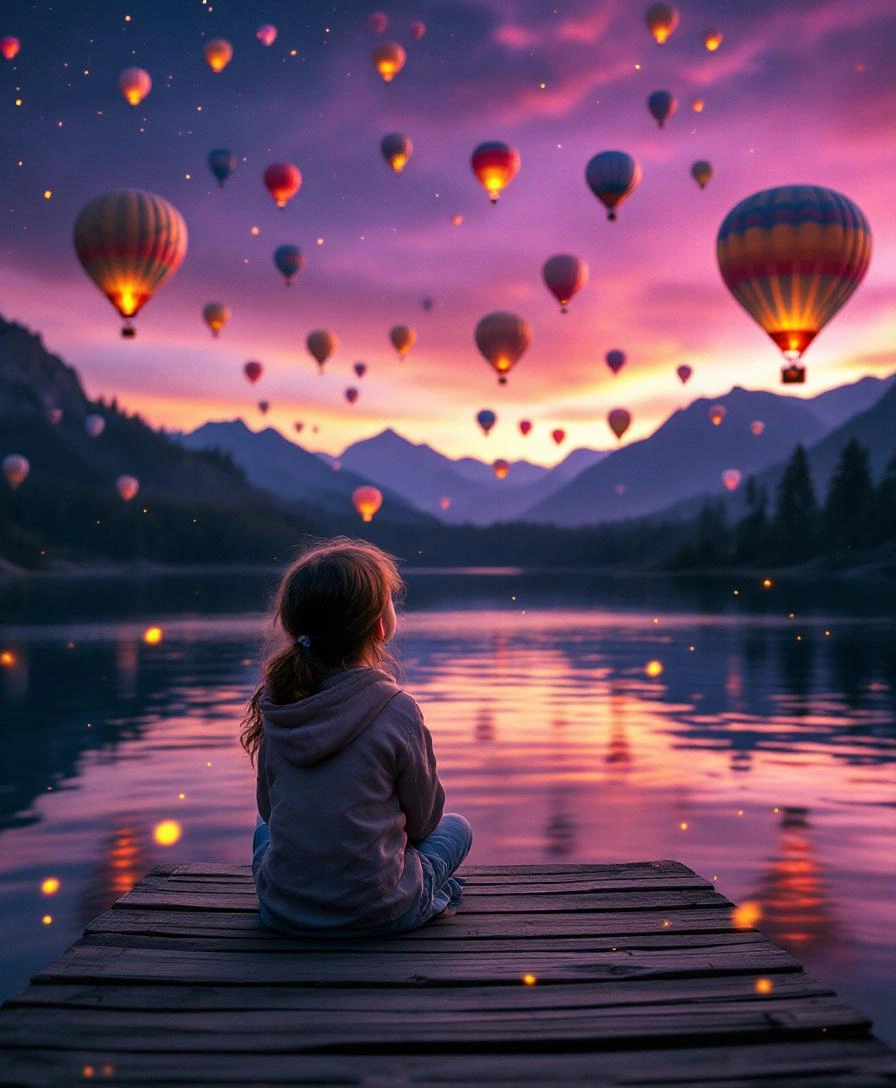
#> input picture instagram/flux-magical.webp, 896 x 1088 px, found by its file name
$ python create_modern_post.py
#> lines starting #> are read from the running program, lines starting #| are printed output that depends on the picture
#!/usr/bin/env python3
"""
Instagram Post v3 - SUPER MODERN
Bold typography, glow effects, minimal but impactful
"""

from PIL import Image, ImageDraw, ImageFont, ImageFilter, ImageEnhance
import os

# Paths
BASE_DIR = "/Users/eddy/clawd/starnberg-events/instagram"
HERO_IMAGE = f"{BASE_DIR}/flux-magical.webp"
OUTPUT = f"{BASE_DIR}/weekend-modern.png"
FONT_DIR = "/Users/eddy/clawd/starnberg-events/public/fonts"

def load_font(name, size):
    font_map = {
        "bold": f"{FONT_DIR}/space-grotesk-700.ttf",
        "semibold": f"{FONT_DIR}/space-grotesk-600.ttf",
        "medium": f"{FONT_DIR}/space-grotesk-500.ttf",
        "regular": f"{FONT_DIR}/space-grotesk-400.ttf",
    }
    return ImageFont.truetype(font_map.get(name, font_map["regular"]), size)

# Instagram 4:5
WIDTH = 1080
HEIGHT = 1350

# Load hero
img = Image.open(HERO_IMAGE).convert("RGBA")

# Resize to cover
img_ratio = img.width / img.height
#> img_ratio = 0.824
target_ratio = WIDTH / HEIGHT
if img_ratio > target_ratio:
    new_height = HEIGHT
    new_width = int(HEIGHT * img_ratio)
#> new_width = 1111
else:
    new_width = WIDTH
    new_height = int(WIDTH / img_ratio)
img = img.resize((new_width, new_height), Image.LANCZOS)
#> img: PIL image 1111x1350 RGBA

# Center crop
left = (new_width - WIDTH) // 2
#> left = 15
top = (new_height - HEIGHT) // 2
img = img.crop((left, top, left + WIDTH, top + HEIGHT))
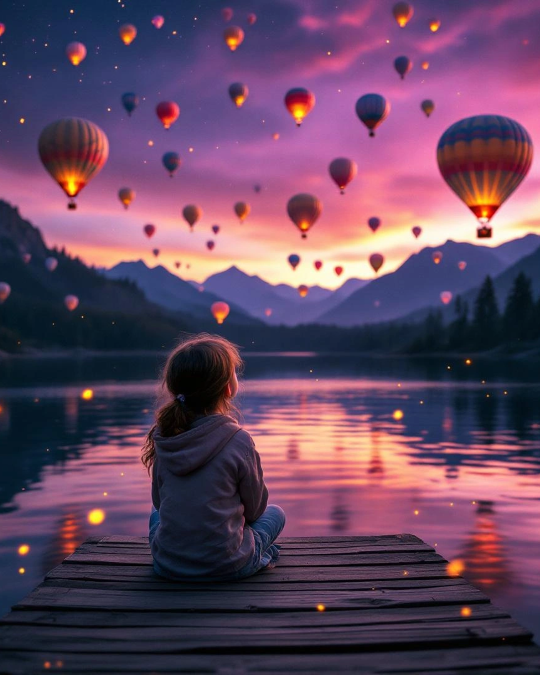
#> img: PIL image 1080x1350 RGBA (shown at 1/2 size); mean R, G, B, A 99.8, 70.1, 96.3, 255

# Boost saturation slightly
enhancer = ImageEnhance.Color(img)
img = enhancer.enhance(1.15)

# Create glow layer for text
glow_layer = Image.new('RGBA', (WIDTH, HEIGHT), (0, 0, 0, 0))
#> glow_layer: PIL image 1080x1350 RGBA; every value is 0
glow_draw = ImageDraw.Draw(glow_layer)

# Main layer
main_layer = Image.new('RGBA', (WIDTH, HEIGHT), (0, 0, 0, 0))
draw = ImageDraw.Draw(main_layer)

# === COLORS (from image palette) ===
ORANGE = (255, 165, 80)
PINK = (255, 130, 180)
WHITE = (255, 255, 255)
CREAM = (255, 250, 245)

# === GLOW TEXT FUNCTION ===
def draw_glow_text(text, pos, font, color, glow_color, glow_radius=8):
    x, y = pos
    # Draw glow (multiple offset layers)
    for offset in range(glow_radius, 0, -2):
        alpha = int(60 * (1 - offset / glow_radius))
        glow_draw.text((x, y), text, font=font, fill=(*glow_color, alpha))
    # Draw main text
    draw.text(pos, text, font=font, fill=color)

# === TOP: Date pill ===
pill_font = load_font("semibold", 24)
pill_text = "7. - 8. FEBRUAR"
pill_bbox = draw.textbbox((0, 0), pill_text, font=pill_font)
#> pill_bbox = (0, 5, 190, 23)
pill_w = pill_bbox[2] - pill_bbox[0] + 40
#> pill_w = 230
pill_h = 44
pill_x = (WIDTH - pill_w) // 2
#> pill_x = 425
pill_y = 50

# Pill background with glow
for i in range(15, 0, -3):
    alpha = int(40 * (1 - i / 15))
    glow_draw.rounded_rectangle(
        [(pill_x - i, pill_y - i), (pill_x + pill_w + i, pill_y + pill_h + i)],
        radius=22 + i,
        fill=(255, 130, 180, alpha)
    )
draw.rounded_rectangle(
    [(pill_x, pill_y), (pill_x + pill_w, pill_y + pill_h)],
    radius=22,
    fill=(255, 255, 255, 25),
    outline=(255, 255, 255, 100),
    width=1
)
draw.text((pill_x + 20, pill_y + 10), pill_text, font=pill_font, fill=WHITE)

# === MAIN HEADLINE - HUGE ===
headline_font = load_font("bold", 120)
small_font = load_font("medium", 38)

# "WOVON" - top
draw_glow_text("WOVON", (60, 160), headline_font, WHITE, PINK, 12)

# "TRÄUMST" - middle
draw_glow_text("TRÄUMST", (60, 280), headline_font, WHITE, ORANGE, 12)

# "DU?" - with orange glow
draw_glow_text("DU?", (60, 400), headline_font, ORANGE, ORANGE, 20)

# === BOTTOM INFO BAR ===
bar_y = HEIGHT - 180
bar_height = 140

# Gradient bar background
for y in range(bar_height):
    alpha = int(200 * (y / bar_height) ** 0.5)
    draw.rectangle([(0, bar_y + y), (WIDTH, bar_y + y + 1)], fill=(0, 0, 0, alpha))

# Event info
info_font = load_font("semibold", 32)
detail_font = load_font("regular", 24)

# Main event
draw.text((50, bar_y + 25), "WILLI WEITZEL LIVE", font=info_font, fill=WHITE)
draw.text((50, bar_y + 65), "Sa 15:00  ·  BecCult Pöcking", font=detail_font, fill=CREAM)

# More events - right aligned
more_font = load_font("regular", 20)
more_text = "+ Montgolfiade · Theater · mehr"
more_bbox = draw.textbbox((0, 0), more_text, font=more_font)
#> more_bbox = (0, 4, 323, 23)
draw.text((WIDTH - more_bbox[2] - 50, bar_y + 35), more_text, font=more_font, fill=(200, 200, 200))

# Brand
brand_font = load_font("medium", 22)
brand_text = "pöcking-events.de"
brand_bbox = draw.textbbox((0, 0), brand_text, font=brand_font)
#> brand_bbox = (0, 4, 203, 26)
draw.text((WIDTH - brand_bbox[2] - 50, bar_y + 70), brand_text, font=brand_font, fill=ORANGE)

# === COMPOSITE ===
# Apply gaussian blur to glow layer
glow_layer = glow_layer.filter(ImageFilter.GaussianBlur(radius=6))
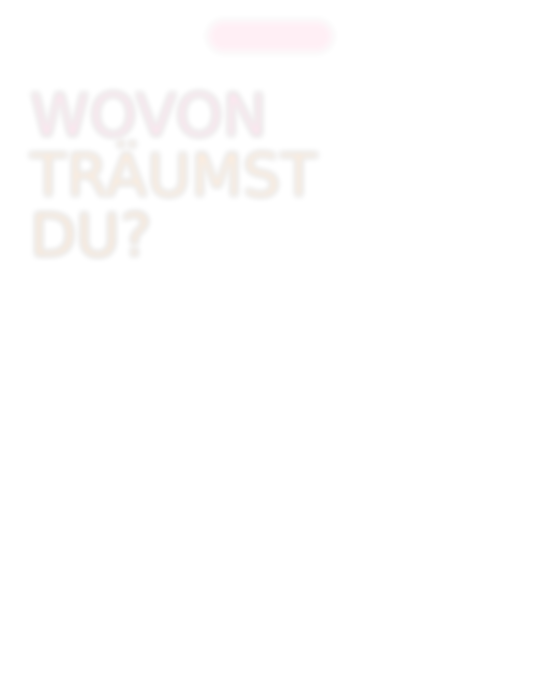
#> glow_layer: PIL image 1080x1350 RGBA (shown at 1/2 size); mean R, G, B, A 10.3, 5.8, 5.5, 1.6; transparent parts drawn white

# Composite: image + glow + main
img = Image.alpha_composite(img, glow_layer)
img = Image.alpha_composite(img, main_layer)
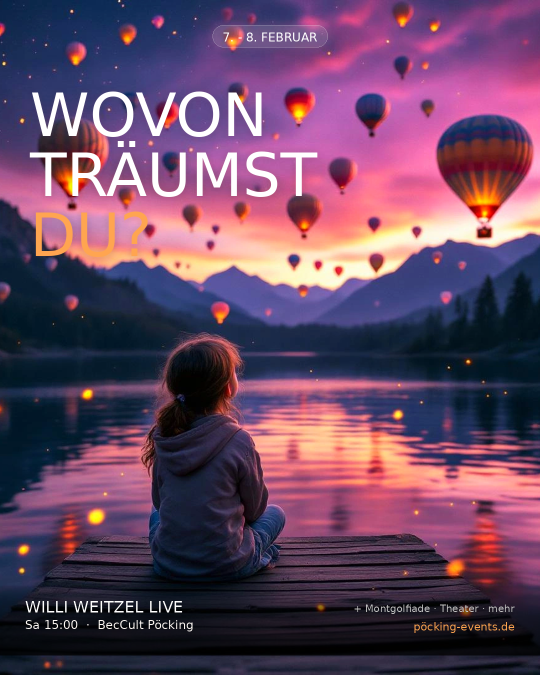
#> img: PIL image 1080x1350 RGBA (shown at 1/2 size); mean R, G, B, A 103.9, 71.2, 98.4, 255

# Save
img = img.convert("RGB")
#> img: PIL image 1080x1350 RGB
img.save(OUTPUT, "PNG", quality=95)
print(f"✓ Saved: {OUTPUT}")
print(f"  Size: {os.path.getsize(OUTPUT) / 1024:.0f} KB")

$ run again, with instagram/flux-aerial.webp copied over instagram/flux-magical.webp
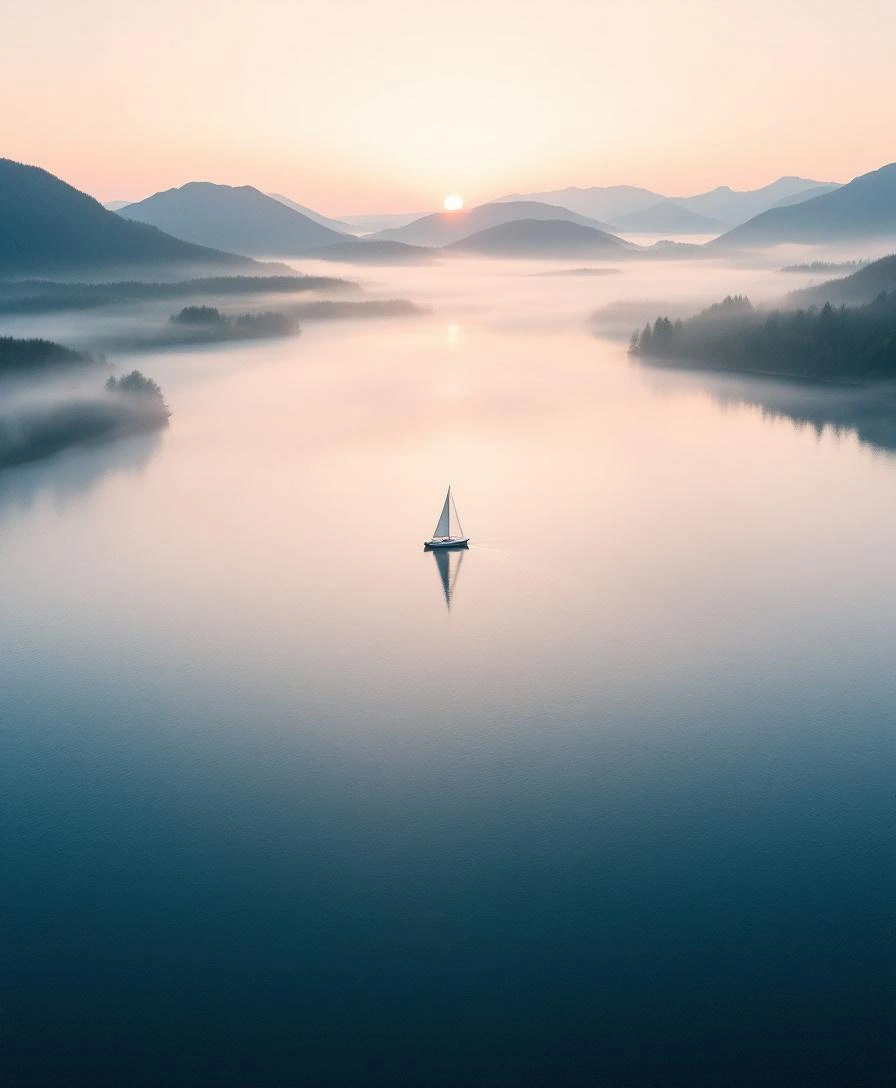
#> input picture instagram/flux-aerial.webp, 896 x 1088 px, found by its file name
#> pill_bbox = (0, 5, 190, 23)
#> pill_w = 230
#> pill_x = 425
#> more_bbox = (0, 4, 323, 23)
#> brand_bbox = (0, 4, 203, 26)
#> `img = Image.alpha_composite(img, main_layer)`:
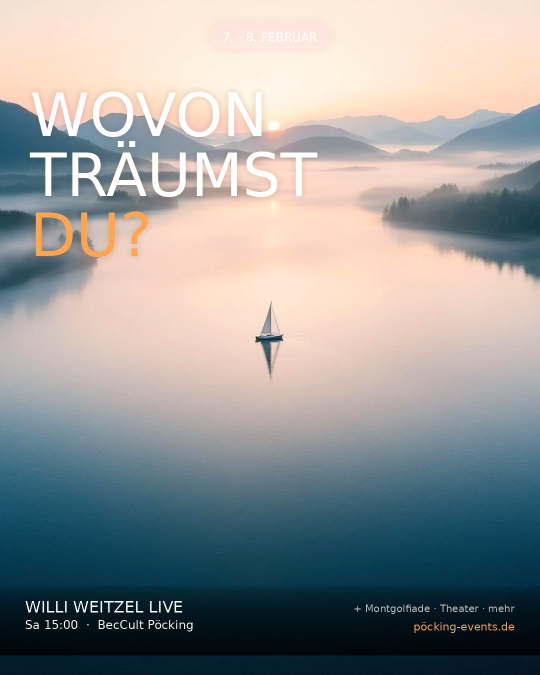
#> img: PIL image 1080x1350 RGBA (shown at 1/2 size); mean R, G, B, A 148.7, 150.5, 150.1, 255

$ run again, with instagram/flux-test-family.webp copied over instagram/flux-magical.webp
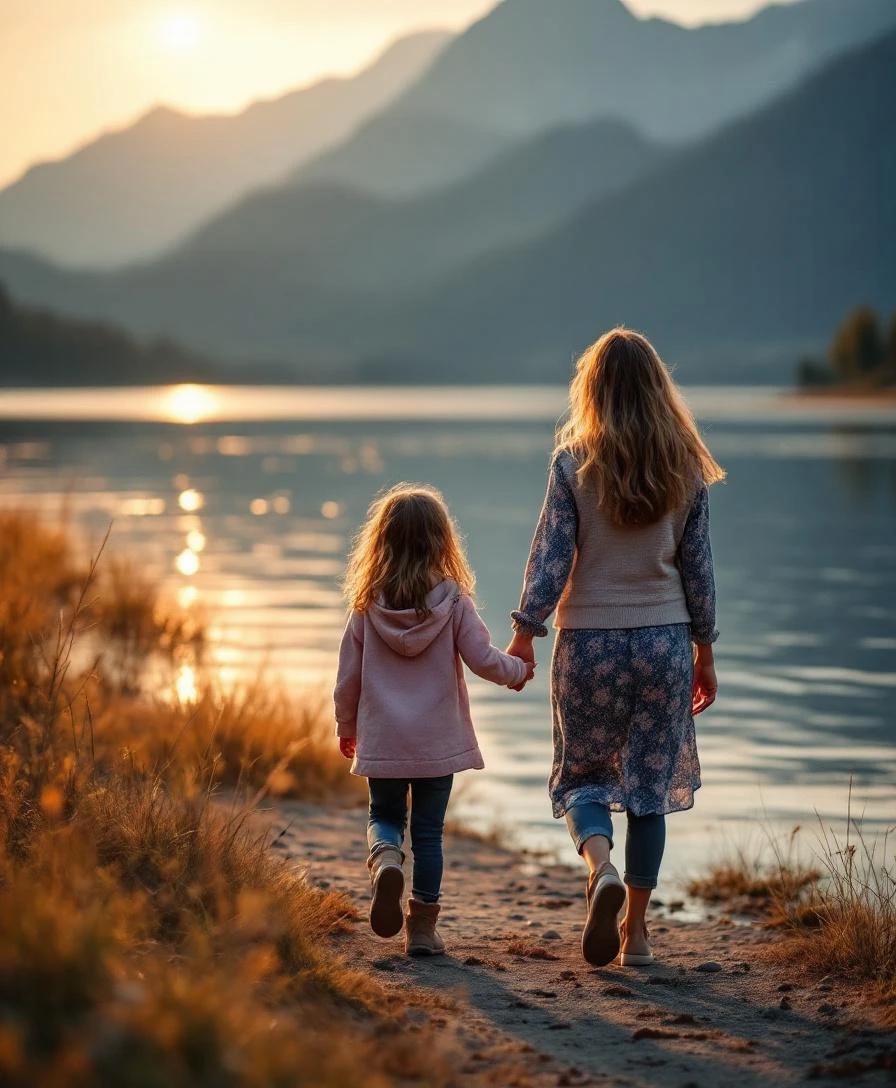
#> input picture instagram/flux-test-family.webp, 896 x 1088 px, found by its file name
#> `img = img.crop((left, top, left + WIDTH, top + HEIGHT))`:
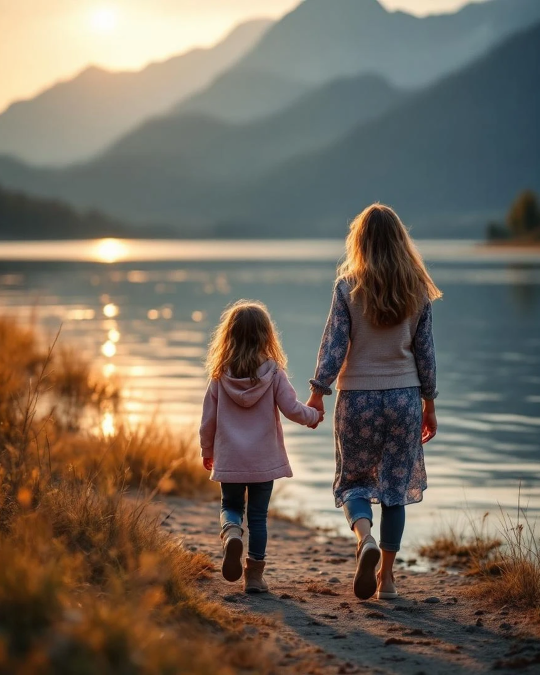
#> img: PIL image 1080x1350 RGBA (shown at 1/2 size); mean R, G, B, A 117.6, 106.7, 93.4, 255
#> pill_bbox = (0, 5, 190, 23)
#> pill_w = 230
#> pill_x = 425
#> more_bbox = (0, 4, 323, 23)
#> brand_bbox = (0, 4, 203, 26)
#> `img = Image.alpha_composite(img, main_layer)`:
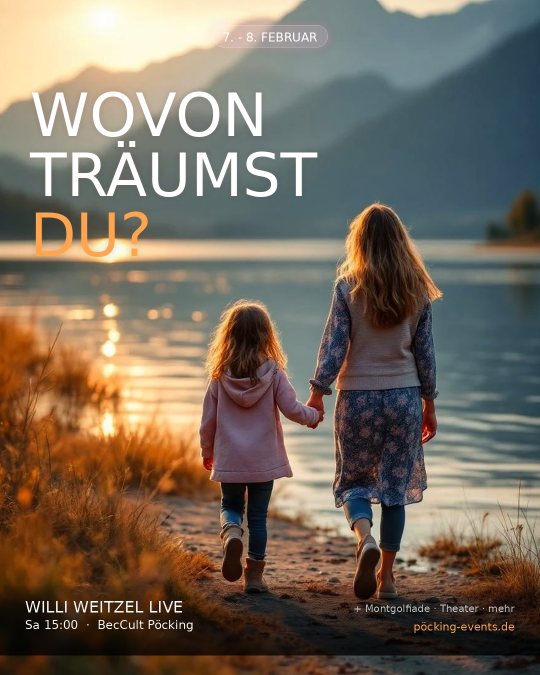
#> img: PIL image 1080x1350 RGBA (shown at 1/2 size); mean R, G, B, A 118.2, 106.4, 92.1, 255
